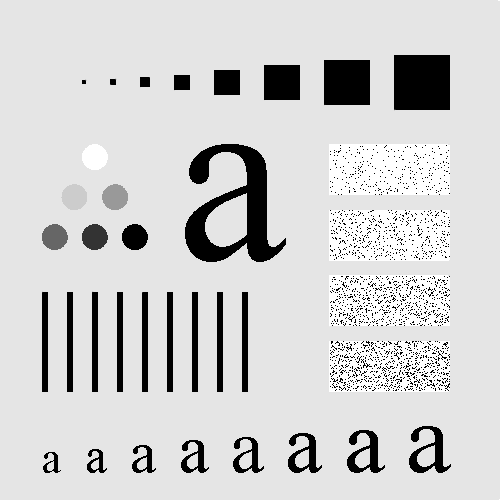
#> input picture ExerciseSet2/Data/Fig0333(a)(test_pattern_blurring_orig).tif, 500 x 500 px, found by its file name
$ python Exercise_3.py
#> lines starting #> are read from the running program, lines starting #| are printed output that depends on the picture
import numpy as np
from scipy.signal import convolve2d
from PIL import Image
import matplotlib.pyplot as plt
img = Image.open('FYS-2010-Excercises-Public/ExerciseSet3/Data/DIP3E_CH03_Original_Images/DIP3E_Original_Images_CH03/Fig0333(a)(test_pattern_blurring_orig).tif')
#> img is the input picture: PIL image 500x500 L; min 0, max 255, mean 207.4
img = np.asarray(img)

k = [3,5,11]


#Averaging filter

fig, ax = plt.subplots(1,4)
ax[0].imshow(img, cmap='gray')
ax[0].set_title('Unfiltered')
for i, kernel in enumerate(k):
    avg_filter = np.ones((kernel,kernel)) / kernel**2
    img_f = convolve2d(img, avg_filter, mode='same')
    ax[i+1].imshow(img_f, cmap='gray')
    ax[i+1].set_title(f'Kernel size {kernel}')
#> this loop made 3 passes
#> pass 1, `img_f = convolve2d(img, avg_filter, mode='same')`:
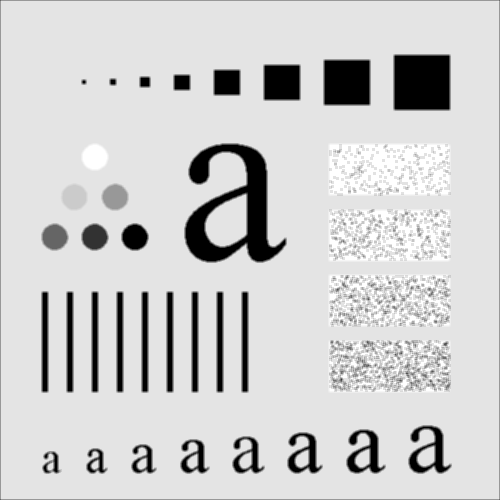
#> img_f: shape (500, 500) float64; min 0, max 255, mean 206.8; drawn with min black and max white
#> pass 2, `img_f = convolve2d(img, avg_filter, mode='same')`:
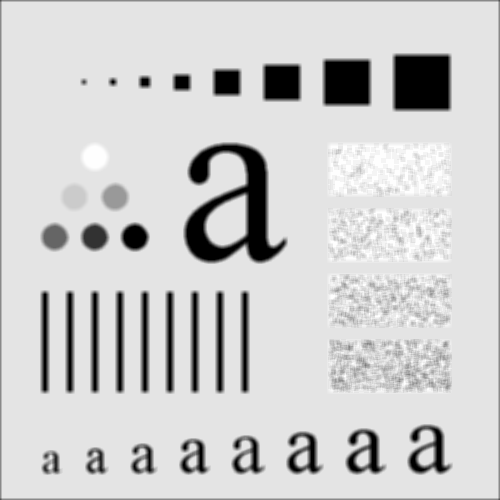
#> img_f: shape (500, 500) float64; min 0, max 255, mean 206.3
#> pass 3, `img_f = convolve2d(img, avg_filter, mode='same')`:
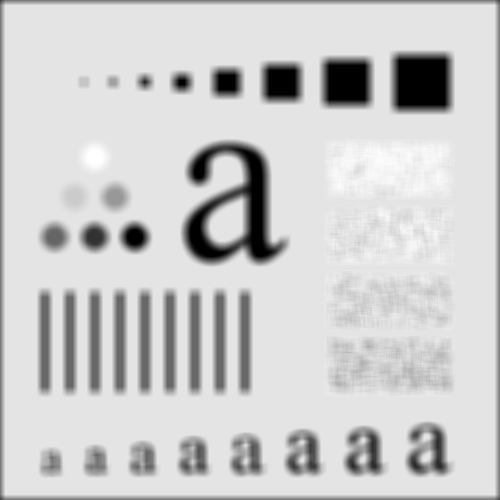
#> img_f: shape (500, 500) float64; min 0, max 255, mean 204.9; drawn with min black and max white

plt.show()
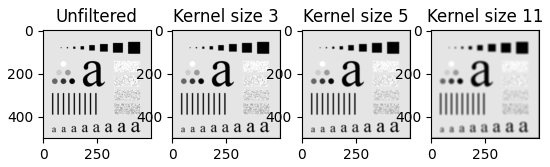
#> figure drawn by matplotlib, 4 panels

img = Image.open('FYS-2010-Excercises-Public/ExerciseSet3/Data/DIP3E_CH03_Original_Images/DIP3E_Original_Images_CH03/Fig0338(a)(blurry_moon).tif')
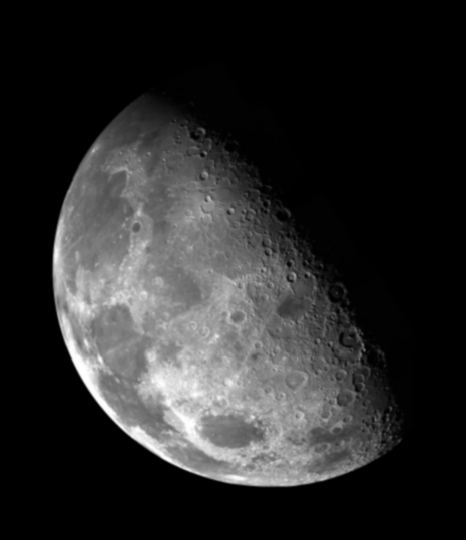
#> input picture ExerciseSet2/Data/Fig0338(a)(blurry_moon).tif, 466 x 540 px, found by its file name
#> img is the input picture: PIL image 466x540 L; min 0, max 254, mean 42.7
img = np.asarray(img)

laplacian1 = np.array([[0, -1, 0],
                       [-1, 4, -1],
                       [0, -1, 0]])
laplacian2 = np.array([[-1, -1, -1],
                       [-1, 8, -1],
                       [-1, -1, -1]])

fig, ax = plt.subplots(2,3)
ax[0,0].imshow(img, cmap='gray')
ax[0,1].imshow(convolve2d(img, laplacian1, mode='same'), cmap='gray')
ax[0,2].imshow(convolve2d(img, laplacian2, mode='same'), cmap='gray')

ax[1,0].imshow(img, cmap='gray')
ax[1,1].imshow(img + convolve2d(img, laplacian1, mode='same'), cmap='gray', vmin=0, vmax=255)
ax[1,2].imshow(img + convolve2d(img, laplacian2, mode='same'), cmap='gray', vmin=0, vmax=255)
plt.show()
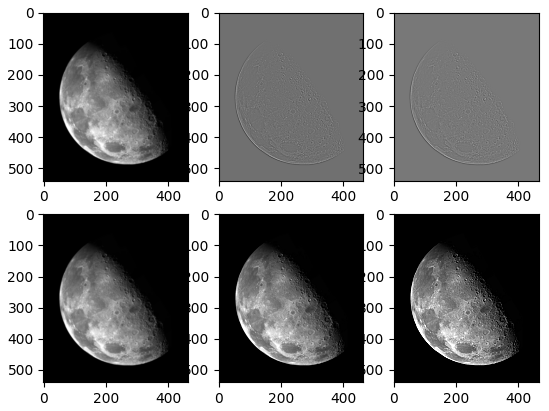
#> figure drawn by matplotlib, 6 panels
